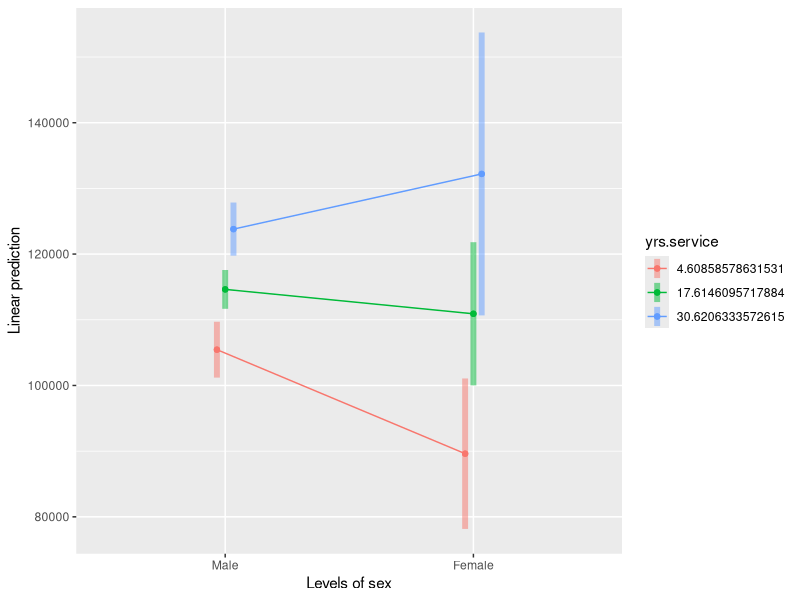
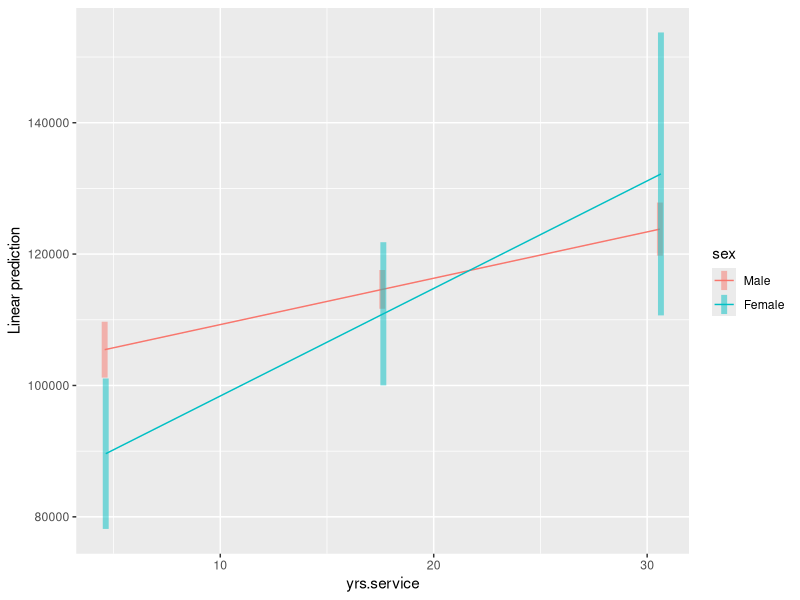
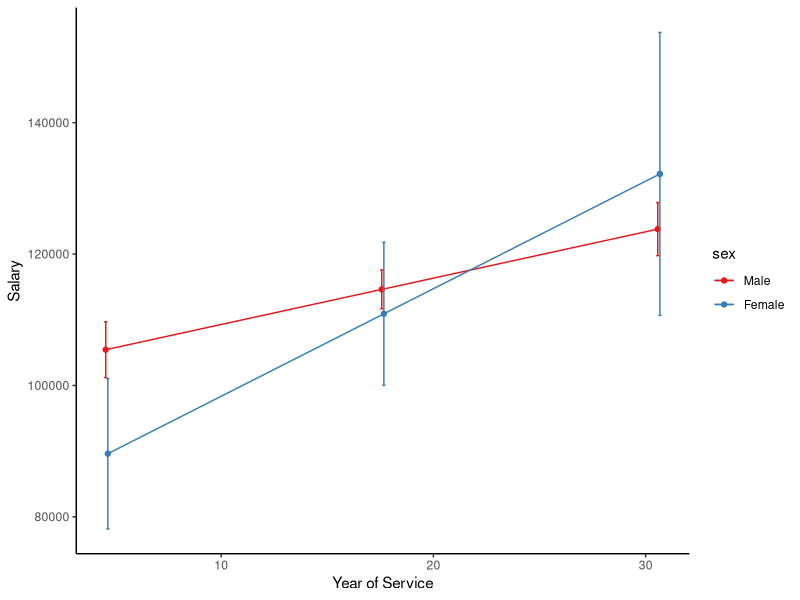

Here is the R script that generated these plots, in order:
## ---- chunk 1
# load all libraries for this tutorial
library(emmeans)
library(carData)
library(ggplot2)

## ---- chunk 2
data("Salaries")
str(Salaries)
## ---- chunk 3
salary.lm <- lm(salary ~ yrs.service * sex, Salaries)
salary.lm2 <- lm(salary ~ yrs.service + sex + yrs.service:sex, Salaries) # same analysis
identical(salary.lm$coefficients, salary.lm2$coefficients) #same results
summary(salary.lm2)
## ---- chunk 4
at_value <- list(yrs.service = c(mean(Salaries$yrs.service) - sd(Salaries$yrs.service), #-1SD
                          mean(Salaries$yrs.service), # Mean
                          mean(Salaries$yrs.service) + sd(Salaries$yrs.service)  #+1 SD
                         ), #yearof
                sex = c("Male", "Female"))  #Order for mean comparison,i.e., Order 1 - Order 2
salary.emm <- emmeans(salary.lm2,  ~ sex | yrs.service, at = at_value )

## ---- chunk 5
summary(salary.emm)  # estimated (adjusted) mean
contrast(salary.emm, "pairwise", by = "yrs.service")
## ---- chunk 6
emmip(salary.lm2, yrs.service ~ sex, at = at_value, CIs = TRUE)
## ---- chunk 7
emtrends(salary.lm2, pairwise ~ sex, var = "yrs.service")
emmip(salary.lm2, sex ~ yrs.service, at = at_value, CIs = TRUE)
## ---- chunk 8
emm.summary <- summary(salary.emm)
ggplot(emm.summary, aes(x = yrs.service, y = emmean, color = sex)) + 
  geom_point(position = position_dodge(.2)) +
  geom_line(aes(group = sex), position = position_dodge(.2)) +
  geom_errorbar(aes(ymin = lower.CL, ymax = upper.CL), width = .3, position = position_dodge(.2)) + 
  xlab("Year of Service") +
  ylab("Salary") +
  theme_classic() +
  scale_color_brewer(palette="Set1")
